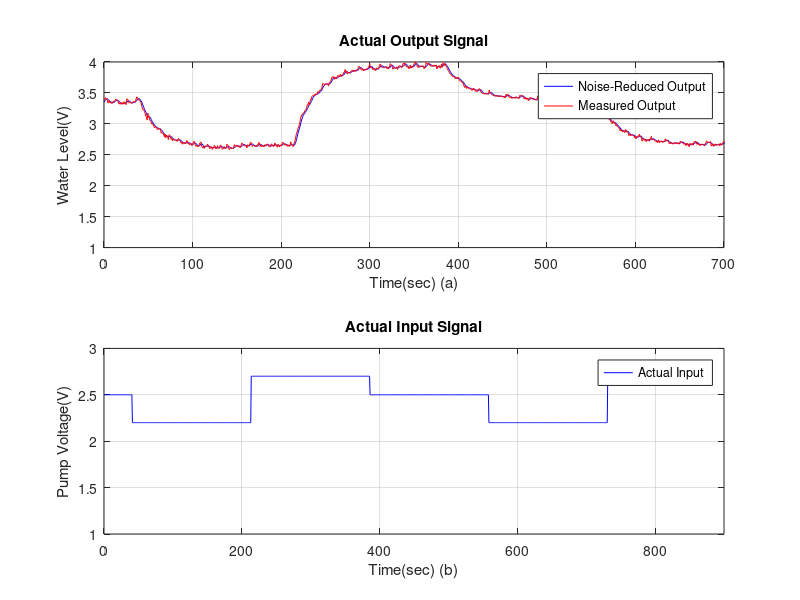
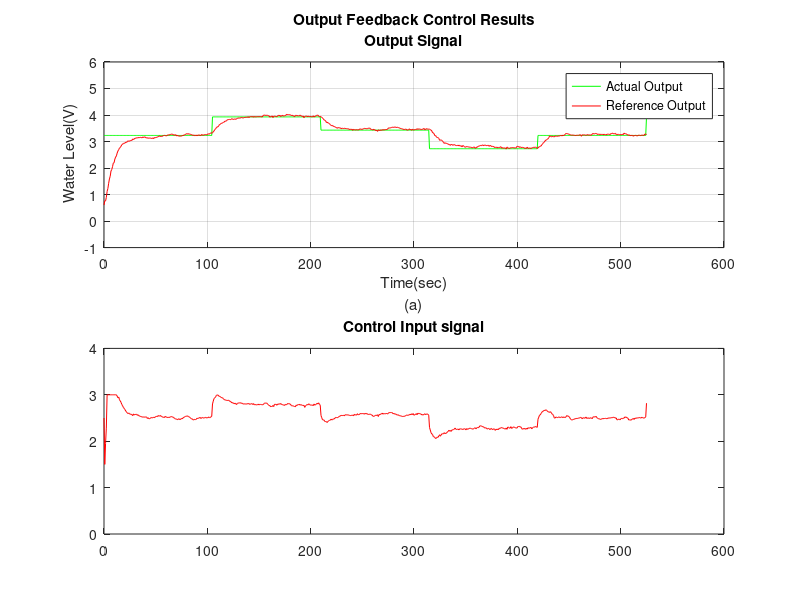

Here is the MATLAB script that generated these plots, in order: (Note: this script raises an error after producing the figures.)
%1
clear all;
clc;
% Vmin=2;
% Vmax=3;
load('SysIdenData_1.mat');
a=floor(650/0.75);
t=LogData.time(a:end)-LogData.time(a);
y_act=LogData.signals(1).values(a:end,2);
y_actm=LogData.signals(1).values(a:end,1);
u_act=LogData.signals(2).values(a:end,1);
Ts=t(2)-t(1);

figure(1);
subplot(2,1,1);
plot(t,y_act,'b',t,y_actm,'r');
title('Actual Output Signal');
legend('Noise-Reduced Output','Measured Output');
xlim([0 700]);
ylim([1 4]);
xlabel('Time(sec) (a)');
ylabel('Water Level(V)');
grid on;

subplot(2,1,2);
plot(t,u_act,'b');
title('Actual Input Signal');
legend('Actual Input');
xlim([0 900]);
ylim([1 3]);
xlabel('Time(sec) (b)');
ylabel('Pump Voltage(V)');
grid on;

%%
%2
i=1;
while u_act(i)==u_act(i+1)
    i = i + 1;
end
y_offset=mean(y_act(1:i));
y=y_act-y_offset;
u_offset=u_act(1);
u=u_act-u_offset;
half=floor(length(y)/2);
Y=y(10:half);
Phi=[y(9:half-1) y(8:half-2) u(9:half-1) u(8:half-2)];
theta=((transpose(Phi)*Phi)^(-1)*transpose(Phi)*Y);
a1=-theta(1);
a2=-theta(2);
b1=theta(3);
b2=theta(4);
num=[b1 b2];
den=[1 a1 a2];
sys_tf=tf(num,den,Ts);
G=[0 1;-a2 -a1];
H=[0;1];
C=[b2 b1];
D=0;
sys_ss=ss(G,H,C,D,Ts);
G_obs=G';
H_obs=C';
C_obs=H';
D_obs=D';
% 1a
x0=[0;0.3];
y0=C_obs*x0;
display(y0);
% 1b
L_db=acker(G_obs,H_obs,[0 0]);
L_ndb=acker(G_obs,H_obs,[0.4 0.9]);
% 1c
sys_db_1=ss((G_obs-H_obs*L_db),H_obs,C_obs,D_obs,Ts);
sys_ndb_1=ss((G_obs-H_obs*L_ndb),H_obs,C_obs,D_obs,Ts);
t_initial=0:Ts:50;
[Y1, T1, X1]=initial(sys_db_1,x0,t_initial);
[Y2, T2, X2]=initial(sys_ndb_1,x0,t_initial);
U1_dp=-L_db*X1';
U1_ndp=-L_ndb*X2';
%%
%2
y_ref=[0 0.7 -0.2 0.5 0];
L_ndb_2=acker(G_obs,H_obs,[0.92 0.92]);
sys_ndb_2=ss((G_obs-H_obs*L_ndb_2),H_obs,C_obs,D_obs,Ts);
DCgain_ndb=dcgain(sys_ndb_2);%DC gain
Gcl_ndb=inv(DCgain_ndb);
%%
%3
k1=acker(G,H,[0 0]);
K=k1';
display(K);
L_ndb_3=acker(G_obs,H_obs,[0.9 0.9]);
ss_ndb_3=ss((G_obs-H_obs*L_ndb_3),H_obs,C_obs,D_obs,Ts);
DCgain_ndb_3=dcgain(ss_ndb_3);%DC gain
Gcl_ndb_3=inv(DCgain_ndb_3);
% simq3=sim('part3.slx');
% t_sim3=simq3.Scope3.time(:,1);
% 
% figure(2);
% subplot(3,1,1)
% plot(t_sim3,simq3.Scope3.signals(1).values(:,1),'g');
% hold on;
% plot(t_sim3,simq3.Scope3.signals(3).values(:,1),'r');
% hold off;
% title({'Set-Point Control Results: Simulation','Output Signal'});
% xlim([0,600]);
% ylim([-1,1]);
% xlabel({'Time(sec)';'(a)'});
% ylabel({'Offset-Free';' Water Level(V)'});
% grid on;
% legend('Simulated Output','Reference Output');
% 
% subplot(3,1,2)
% plot(t_sim3,simq3.Scope3.signals(2).values(:,1),'b');
% title('Control Input signal');
% xlim([0,600]);
% ylim([-0.75,0.75]);
% yline(0.5, 'g--', 'Umax = 0.5','LabelHorizontalAlignment','left');
% yline(-0.5, 'g--', 'Umin = -0.5', 'LabelHorizontalAlignment', 'left');
% xlabel({'Time(sec)';'(b)'});
% ylabel({'Offset-Free';' Pump Voltage(V)'});
% grid on;
% legend('Simulated Control Input');
% 
% subplot(3,1,3)
% plot(t_sim3,simq3.Scope4.signals.values(:,1),'r');
% hold on;
% stairs(t_sim3,simq3.Scope4.signals.values(:,2),'b');
% hold off;
% title('State Estimation Error');
% xlim([0,3]);
% ylim([0,0.4]);
% xlabel({'Time(sec)';'(c)'});
% ylabel('Estimation Error');
% grid on;
% legend('x1(k)-xˆ1(k)','x2(k)-xˆ2(k)');

%3a
L=L_ndb_3;
Gcl_1=Gcl_ndb_3;
% simq4=sim('WaterTankSysControl2024.slx');

%3c
load('SFControlData08.mat')
treal = ScopeData1.time; 
yref = ScopeData1.signals(1).values(:,1); 
yreal = ScopeData1.signals(1).values(:,2); 
ureal = ScopeData1.signals(2).values;
x0=[0;0];
L_ndb_301=acker(G_obs,H_obs,[0.9 0.9]);
L=L_ndb_301;

figure(3);
subplot(2,1,1)
plot(treal,yref,'g');
hold on;
plot(treal,yreal,'r');
% hold on;
% plot(treal,,'b');
hold off;
title({'Output Feedback Control Results','Output Signal'});
xlim([0,600]);
ylim([-1,6]);
xlabel({'Time(sec)';'(a)'});
ylabel({' Water Level(V)'});
grid on;
legend('Actual Output','Reference Output');
% legend('Simulated Output','Actual Output','Reference Output');

subplot(2,1,2)
plot(treal,ureal,'r');
% plot(treal,ureal,'b');
title('Control Input signal');
xlim([0,600]);
ylim([0,4]);
yline(3, 'g--', 'Vmax = 3','LabelHorizontalAlignment','left');
yline(1.5, 'g--', 'Vmin', 'LabelHorizontalAlignment', 'left');
xlabel({'Time(sec)';'(b)'});
ylabel({'Pump Voltage(V)'});
grid on;
legend('Actual Control Input');
% legend('Simulated Control Input','Actual Control Input');